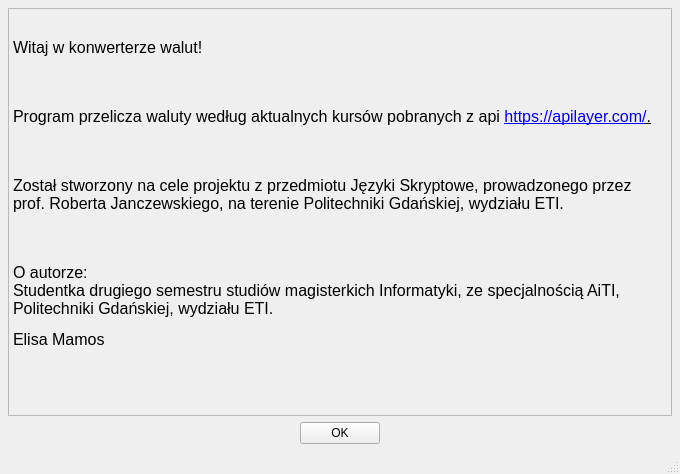
<?xml version="1.0" encoding="UTF-8"?>
<ui version="4.0">
 <class>MainWindow</class>
 <widget class="QMainWindow" name="MainWindow">
  <property name="geometry">
   <rect>
    <x>0</x>
    <y>0</y>
    <width>680</width>
    <height>474</height>
   </rect>
  </property>
  <property name="minimumSize">
   <size>
    <width>680</width>
    <height>474</height>
   </size>
  </property>
  <property name="maximumSize">
   <size>
    <width>680</width>
    <height>474</height>
   </size>
  </property>
  <property name="windowTitle">
   <string>O PROGRAMIE</string>
  </property>
  <widget class="QWidget" name="centralwidget">
   <layout class="QGridLayout" name="gridLayout">
    <property name="leftMargin">
     <number>8</number>
    </property>
    <property name="topMargin">
     <number>8</number>
    </property>
    <property name="rightMargin">
     <number>8</number>
    </property>
    <property name="bottomMargin">
     <number>8</number>
    </property>
    <item row="1" column="1">
     <widget class="QPushButton" name="exit">
      <property name="text">
       <string>OK</string>
      </property>
     </widget>
    </item>
    <item row="1" column="0">
     <spacer name="horizontalSpacer">
      <property name="orientation">
       <enum>Qt::Horizontal</enum>
      </property>
      <property name="sizeHint" stdset="0">
       <size>
        <width>40</width>
        <height>20</height>
       </size>
      </property>
     </spacer>
    </item>
    <item row="1" column="2">
     <spacer name="horizontalSpacer_2">
      <property name="orientation">
       <enum>Qt::Horizontal</enum>
      </property>
      <property name="sizeHint" stdset="0">
       <size>
        <width>40</width>
        <height>20</height>
       </size>
      </property>
     </spacer>
    </item>
    <item row="0" column="0" colspan="3">
     <widget class="QTextEdit" name="textEdit">
      <property name="enabled">
       <bool>false</bool>
      </property>
      <property name="minimumSize">
       <size>
        <width>0</width>
        <height>0</height>
       </size>
      </property>
      <property name="html">
       <string>&lt;!DOCTYPE HTML PUBLIC &quot;-//W3C//DTD HTML 4.0//EN&quot; &quot;http://www.w3.org/TR/REC-html40/strict.dtd&quot;&gt;
&lt;html&gt;&lt;head&gt;&lt;meta name=&quot;qrichtext&quot; content=&quot;1&quot; /&gt;&lt;style type=&quot;text/css&quot;&gt;
p, li { white-space: pre-wrap; }
&lt;/style&gt;&lt;/head&gt;&lt;body style=&quot; font-family:'MS Shell Dlg 2'; font-size:8.25pt; font-weight:400; font-style:normal;&quot;&gt;
&lt;p style=&quot;-qt-paragraph-type:empty; margin-top:12px; margin-bottom:12px; margin-left:0px; margin-right:0px; -qt-block-indent:0; text-indent:0px;&quot;&gt;&lt;br /&gt;&lt;/p&gt;
&lt;p style=&quot; margin-top:12px; margin-bottom:12px; margin-left:0px; margin-right:0px; -qt-block-indent:0; text-indent:0px;&quot;&gt;&lt;span style=&quot; font-size:12pt; color:#000000;&quot;&gt;Witaj w konwerterze walut!&lt;/span&gt;&lt;/p&gt;
&lt;p style=&quot; margin-top:12px; margin-bottom:12px; margin-left:0px; margin-right:0px; -qt-block-indent:0; text-indent:0px;&quot;&gt;&lt;br /&gt;&lt;/p&gt;
&lt;p style=&quot; margin-top:12px; margin-bottom:12px; margin-left:0px; margin-right:0px; -qt-block-indent:0; text-indent:0px;&quot;&gt;&lt;span style=&quot; font-size:12pt; color:#000000;&quot;&gt;Program przelicza waluty według aktualnych kursów pobranych z api &lt;/span&gt;&lt;a href=&quot;https://apilayer.com/&quot;&gt;&lt;span style=&quot; font-size:12pt; text-decoration: underline; color:#0000ff;&quot;&gt;https://apilayer.com/&lt;/span&gt;&lt;/a&gt;&lt;span style=&quot; font-size:12pt; text-decoration: underline; color:#000000;&quot;&gt;.&lt;/span&gt;&lt;/p&gt;
&lt;p style=&quot; margin-top:12px; margin-bottom:12px; margin-left:0px; margin-right:0px; -qt-block-indent:0; text-indent:0px;&quot;&gt;&lt;br /&gt;&lt;/p&gt;
&lt;p style=&quot; margin-top:12px; margin-bottom:12px; margin-left:0px; margin-right:0px; -qt-block-indent:0; text-indent:0px;&quot;&gt;&lt;span style=&quot; font-size:12pt; color:#000000;&quot;&gt;Został stworzony na cele projektu z przedmiotu Języki Skryptowe, prowadzonego przez prof. Roberta Janczewskiego, na terenie Politechniki Gdańskiej, wydziału ETI. &lt;/span&gt;&lt;/p&gt;
&lt;p style=&quot; margin-top:12px; margin-bottom:12px; margin-left:0px; margin-right:0px; -qt-block-indent:0; text-indent:0px;&quot;&gt;&lt;br /&gt;&lt;/p&gt;
&lt;p style=&quot; margin-top:12px; margin-bottom:12px; margin-left:0px; margin-right:0px; -qt-block-indent:0; text-indent:0px;&quot;&gt;&lt;span style=&quot; font-size:12pt; color:#000000;&quot;&gt;O autorze:&lt;br /&gt;Studentka drugiego semestru studiów magisterkich Informatyki, ze specjalnością AiTI, Politechniki Gdańskiej, wydziału ETI. &lt;/span&gt;&lt;/p&gt;
&lt;p style=&quot; margin-top:12px; margin-bottom:12px; margin-left:0px; margin-right:0px; -qt-block-indent:0; text-indent:0px;&quot;&gt;&lt;span style=&quot; font-size:12pt; color:#000000;&quot;&gt;Elisa Mamos &lt;br /&gt;&lt;/span&gt;&lt;/p&gt;&lt;/body&gt;&lt;/html&gt;</string>
      </property>
     </widget>
    </item>
   </layout>
  </widget>
  <widget class="QStatusBar" name="statusbar"/>
 </widget>
 <resources>
  <include location="pics.qrc"/>
 </resources>
 <connections/>
</ui>
